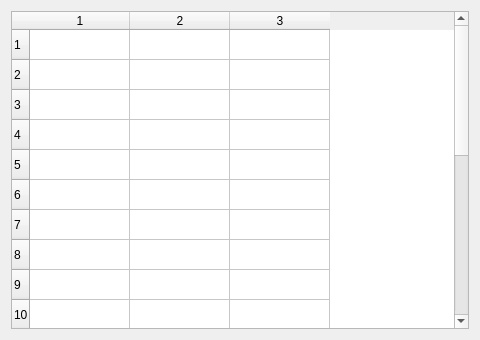
<?xml version="1.0" encoding="UTF-8"?>
<ui version="4.0"><class>Dialog</class><widget class="QDialog" name="Dialog"><property name="geometry"><rect><x>0</x><y>0</y><width>480</width><height>340</height></rect></property><property name="windowTitle"><string>#105 tables/190_size_20x3</string></property><layout class="QVBoxLayout" name="verticalLayout"><property name="leftMargin"><number>11</number></property><property name="topMargin"><number>11</number></property><property name="rightMargin"><number>11</number></property><property name="bottomMargin"><number>11</number></property><property name="spacing"><number>6</number></property><item><widget class="QTableWidget" name="table"><property name="rowCount"><number>20</number></property><property name="columnCount"><number>3</number></property></widget></item></layout></widget></ui>
